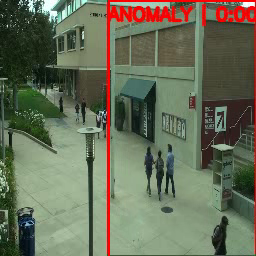
#> input picture frame 58 of streamlit_videos/VIRAT_S_010204_05_000856_000890_anomaly.mp4, 256 x 256 px, given in place of test.mp4, which was not available
$ python visualize_anomaly.py
#> lines starting #> are read from the running program, lines starting #| are printed output that depends on the picture; after the words box and inside, x2 and y2 are one past the last pixel; in counts of white or black regions, pixels touching at a corner belong together; pictures that were not available may be replaced by others from this repository, and a replacement may not be noted
#> in main, prev is the input picture: shape (256, 256, 3); mean B, G, R 88.2, 110, 104.3
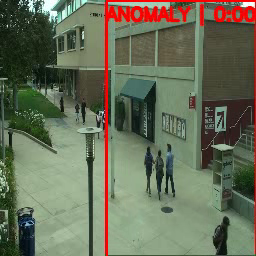
#> input picture frame 59 of streamlit_videos/VIRAT_S_010204_05_000856_000890_anomaly.mp4, 256 x 256 px, given in place of test.mp4, which was not available
#> in main, frame is the input picture: shape (256, 256, 3); mean B, G, R 88.1, 110, 104.3
import cv2
import numpy as np

VIDEO_PATH = "videos/test.mp4"
OUTPUT_PATH = "videos/output_anomaly.mp4"
IMG_SIZE = (256, 256)
THRESHOLD = 30  # adjust if needed


def detect_anomaly_regions(prev_frame, curr_frame):
    diff = cv2.absdiff(curr_frame, prev_frame)
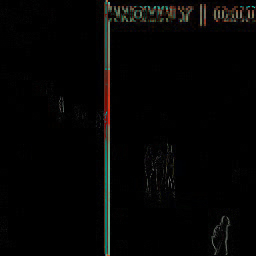
#> diff: shape (256, 256, 3); mean B, G, R 4, 4.6, 4.7
    gray = cv2.cvtColor(diff, cv2.COLOR_BGR2GRAY)
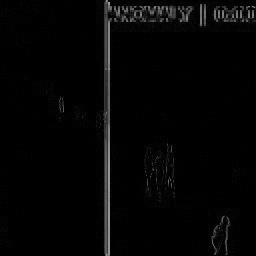
#> gray: shape (256, 256); min 0, max 161, mean 4.6

    # amplify differences
    blur = cv2.GaussianBlur(gray, (5, 5), 0)
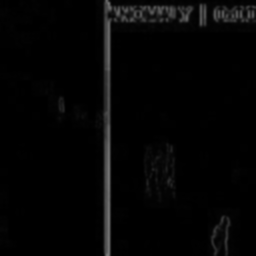
#> blur: shape (256, 256); min 0, max 121, mean 4.6
    _, thresh = cv2.threshold(blur, THRESHOLD, 255, cv2.THRESH_BINARY)
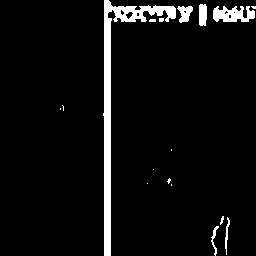
#> thresh: shape (256, 256); 5.4% white; 17 white regions (9 under 20 px)

    # find contours (anomaly regions)
    contours, _ = cv2.findContours(
        thresh, cv2.RETR_EXTERNAL, cv2.CHAIN_APPROX_SIMPLE
    )
#> contours = 17 contours, 11 with area under 20; largest, box (x1, y1, x2, y2) and area: (103, 0, 176, 256) 2152, (213, 6, 255, 22) 413, (177, 6, 193, 23) 146, (199, 4, 207, 26) 137, (211, 226, 219, 256) 44, (225, 217, 230, 255) 36

    return contours, thresh


def main():
    cap = cv2.VideoCapture(VIDEO_PATH)
    fps = cap.get(cv2.CAP_PROP_FPS)

    fourcc = cv2.VideoWriter_fourcc(*"mp4v")
    out = cv2.VideoWriter(OUTPUT_PATH, fourcc, fps, IMG_SIZE)

    ret, prev = cap.read()
    prev = cv2.resize(prev, IMG_SIZE)

    while True:
        ret, frame = cap.read()
        if not ret:
            break

        frame = cv2.resize(frame, IMG_SIZE)

        contours, mask = detect_anomaly_regions(prev, frame)

        # draw red boxes
        for cnt in contours:
            if cv2.contourArea(cnt) > 300:  # ignore noise
                x, y, w, h = cv2.boundingRect(cnt)
                cv2.rectangle(frame, (x, y), (x + w, y + h), (0, 0, 255), 2)
#> this loop made 17 passes
#> (x, y, w, h) on passes 14, 17: (213, 6, 42, 16), (103, 0, 73, 256)
#> cnt on passes 4, 5, 7, 8, 9, 10: [[171, 184], [171, 185]], [[147, 183]], [[153, 169]], [[171, 149], [171, 150]], [[60, 108], [60, 109]], [[62, 105], [63, 106], [63, 110], [63, 106]]
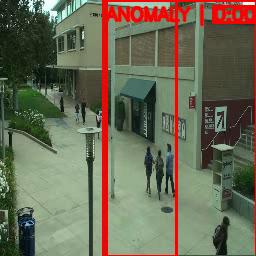
#> frame: shape (256, 256, 3); 3.12% of pixels changed, all inside (x1, y1, x2, y2) = (102, 0, 256, 256)

        out.write(frame)
        prev = frame.copy()

    cap.release()
    out.release()
    print("✅ Output saved to:", OUTPUT_PATH)


if __name__ == "__main__":
    main()
